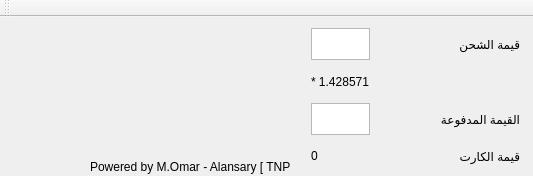
<?xml version="1.0" encoding="UTF-8"?>
<ui version="4.0">
 <class>MainWindow</class>
 <widget class="QMainWindow" name="MainWindow">
  <property name="geometry">
   <rect>
    <x>0</x>
    <y>0</y>
    <width>533</width>
    <height>176</height>
   </rect>
  </property>
  <property name="maximumSize">
   <size>
    <width>533</width>
    <height>200</height>
   </size>
  </property>
  <property name="windowTitle">
   <string>فودافون</string>
  </property>
  <property name="windowIcon">
   <iconset>
    <normaloff>../../Users/FalseX/Desktop/logo.png</normaloff>../../Users/FalseX/Desktop/logo.png</iconset>
  </property>
  <property name="styleSheet">
   <string notr="true">font: 12pt &quot;MS Shell Dlg 2&quot;;</string>
  </property>
  <widget class="QWidget" name="centralWidget">
   <property name="styleSheet">
    <string notr="true"/>
   </property>
   <widget class="QWidget" name="formLayoutWidget">
    <property name="geometry">
     <rect>
      <x>300</x>
      <y>0</y>
      <width>231</width>
      <height>161</height>
     </rect>
    </property>
    <layout class="QFormLayout" name="formLayout">
     <property name="horizontalSpacing">
      <number>2</number>
     </property>
     <property name="verticalSpacing">
      <number>10</number>
     </property>
     <item row="0" column="0">
      <widget class="QTextEdit" name="txtInput">
       <property name="maximumSize">
        <size>
         <width>200</width>
         <height>32</height>
        </size>
       </property>
       <property name="styleSheet">
        <string notr="true"/>
       </property>
       <property name="html">
        <string>&lt;!DOCTYPE HTML PUBLIC &quot;-//W3C//DTD HTML 4.0//EN&quot; &quot;http://www.w3.org/TR/REC-html40/strict.dtd&quot;&gt;
&lt;html&gt;&lt;head&gt;&lt;meta name=&quot;qrichtext&quot; content=&quot;1&quot; /&gt;&lt;style type=&quot;text/css&quot;&gt;
p, li { white-space: pre-wrap; }
&lt;/style&gt;&lt;/head&gt;&lt;body style=&quot; font-family:'MS Shell Dlg 2'; font-size:12pt; font-weight:400; font-style:normal;&quot;&gt;
&lt;p style=&quot;-qt-paragraph-type:empty; margin-top:0px; margin-bottom:0px; margin-left:0px; margin-right:0px; -qt-block-indent:0; text-indent:0px;&quot;&gt;&lt;br /&gt;&lt;/p&gt;&lt;/body&gt;&lt;/html&gt;</string>
       </property>
      </widget>
     </item>
     <item row="0" column="1">
      <widget class="QLabel" name="label_2">
       <property name="text">
        <string>قيمة الشحن</string>
       </property>
      </widget>
     </item>
     <item row="1" column="0">
      <widget class="QLabel" name="label_4">
       <property name="text">
        <string>* 1.428571</string>
       </property>
      </widget>
     </item>
     <item row="2" column="0">
      <widget class="QTextEdit" name="txtOutput">
       <property name="maximumSize">
        <size>
         <width>200</width>
         <height>32</height>
        </size>
       </property>
       <property name="readOnly">
        <bool>true</bool>
       </property>
      </widget>
     </item>
     <item row="2" column="1">
      <widget class="QLabel" name="label_3">
       <property name="text">
        <string>القيمة المدفوعة</string>
       </property>
      </widget>
     </item>
     <item row="3" column="0">
      <widget class="QLabel" name="CardLabel">
       <property name="text">
        <string>0</string>
       </property>
      </widget>
     </item>
     <item row="3" column="1">
      <widget class="QLabel" name="label_5">
       <property name="text">
        <string>قيمة الكارت</string>
       </property>
      </widget>
     </item>
    </layout>
   </widget>
   <widget class="QWidget" name="gridWidget" native="true">
    <property name="geometry">
     <rect>
      <x>0</x>
      <y>0</y>
      <width>291</width>
      <height>161</height>
     </rect>
    </property>
    <property name="maximumSize">
     <size>
      <width>291</width>
      <height>180</height>
     </size>
    </property>
    <property name="styleSheet">
     <string notr="true">background-image: url(:/prefixMain/bg);</string>
    </property>
    <layout class="QGridLayout" name="gridLayout"/>
   </widget>
   <widget class="QLabel" name="label">
    <property name="geometry">
     <rect>
      <x>90</x>
      <y>140</y>
      <width>201</width>
      <height>20</height>
     </rect>
    </property>
    <property name="styleSheet">
     <string notr="true">font: 8pt &quot;MS Shell Dlg 2&quot;;</string>
    </property>
    <property name="text">
     <string>Powered by M.Omar - Alansary [ TNPS ]</string>
    </property>
   </widget>
  </widget>
  <widget class="QToolBar" name="mainToolBar">
   <property name="windowTitle">
    <string>Vodafone Calculator</string>
   </property>
   <attribute name="toolBarArea">
    <enum>TopToolBarArea</enum>
   </attribute>
   <attribute name="toolBarBreak">
    <bool>false</bool>
   </attribute>
  </widget>
 </widget>
 <layoutdefault spacing="6" margin="11"/>
 <resources/>
 <connections/>
</ui>
